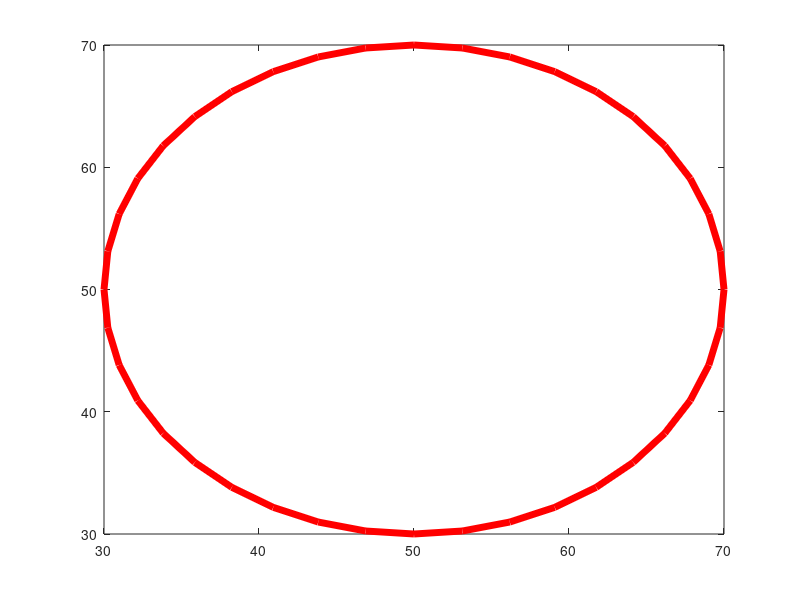

The MATLAB source for this figure: (Note: this script raises an error after producing the figure.)
clc
clear all
warning off


% draw main circle
r0=20;% actual radius
r=15; %assumed radius


nos=zeros(100,100);
nop=40;
t=0:2*pi/nop:2*pi;
x=r0*cos(t)+50;
y=r0*sin(t)+50;
plot(x,y,'red','LineWidth',5);
%txt='1) Having Same Radius';
%text(2,9.5,txt,'FontSize',14)
pause(0.000002);
frame_h=get(handle(gcf),'JavaFrame');
set(frame_h,'maximized',1);
axis([0,100,0,100]);
axis square;
pause(1);
hold on;


%draw outer circles

for i=1:nop
    x3=x(i)+r*cos(t);
    y3=y(i)+r*sin(t);
    plot(x3,y3,'black');
    %[a,b]=circcirc(5,5,2,x(i),y(i),2);
    %plot(a,b,'LineStyle','none','Marker','o','MarkerEdgeColor','blue','MarkerFaceColor','blue')
    if i>1
        for j=i:-1:1
            [d,e]=circcirc(x(i),y(i),r,x(j),y(j),r);
            
            nanchck=isnan(d);
            
                plot(d,e,'LineStyle','none','Marker','o','MarkerEdgeColor','blue','MarkerFaceColor','blue')
                j=j-1;
                if nanchck~=1
                f=round(d(1));
                f1=round(d(2));
                g=round(e(1));
                g1=round(e(2));
              
                    nos(f,g)=nos(f,g)+1;
                    nos(f1,g1)=nos(f1,g1)+1;
               
             end
        end
    end
   % plot(5,5,'LineStyle','none','Marker','o','MarkerEdgeColor','red','MarkerFaceColor','red')
    axis square
    hold on;
    pause(0.5);
    i=i+1;
    
end

figure, mesh(nos);
